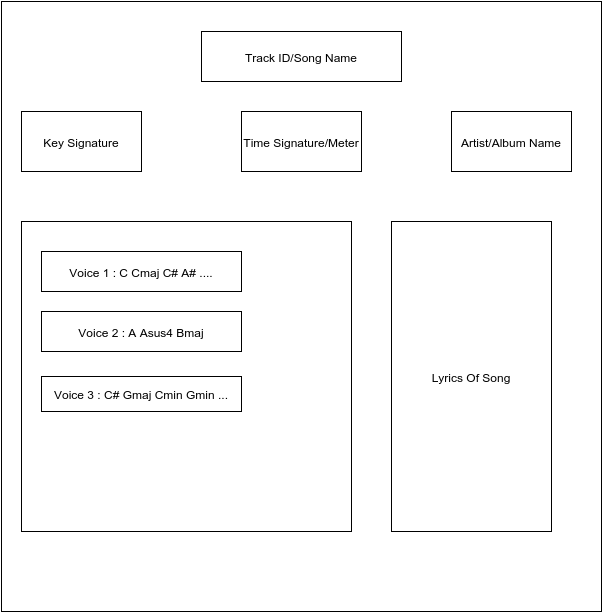
#> input picture ISMIR2016_tex_template/DocumentStructureOfModulo7.png, 603 x 613 px
$ python black_and_white.py DocumentStructureOfModulo7.png out.png   (Python 2 division)
#> lines starting #> are read from the running program, lines starting #| are printed output that depends on the picture; after the words box and inside, x2 and y2 are one past the last pixel; in counts of white or black regions, pixels touching at a corner belong together
from PIL import Image
import sys

if (len(sys.argv) < 3):
    print "Usage : python black_and_white.py inputFile outputFile"
    sys.exit(0)

image_file = Image.open(sys.argv[1]) # open colour image
#> image_file is the input picture: PIL image 603x613 RGBA; mean R, G, B, A 246.6, 246.6, 246.6, 253.3
image_file = image_file.convert('1') # convert image to black and white
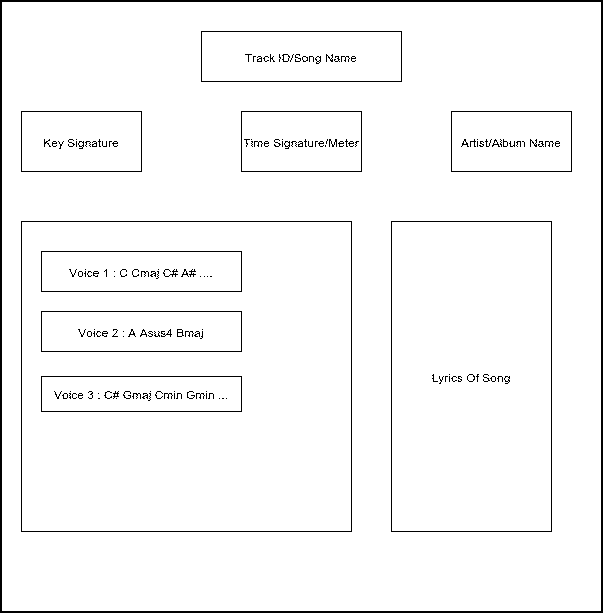
#> image_file: PIL image 603x613 1; 96.7% white; 161 black regions (116 under 20 px), largest, box (x1, y1, x2, y2) and area: (0, 0, 603, 613) 4848, (21, 221, 352, 532) 1280, (391, 221, 552, 532) 940
image_file.save(sys.argv[2])

$ run again, on ISMIR2016_tex_template/TimeTaken.png
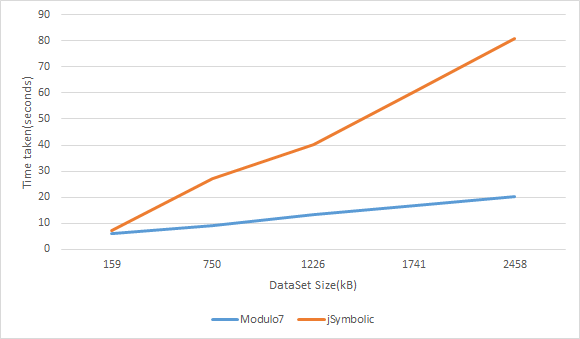
#> input picture ISMIR2016_tex_template/TimeTaken.png, 580 x 339 px
#> image_file is the input picture: PIL image 580x339 RGB; mean R, G, B 251.4, 251, 250.8
#> `image_file = image_file.convert('1')`:
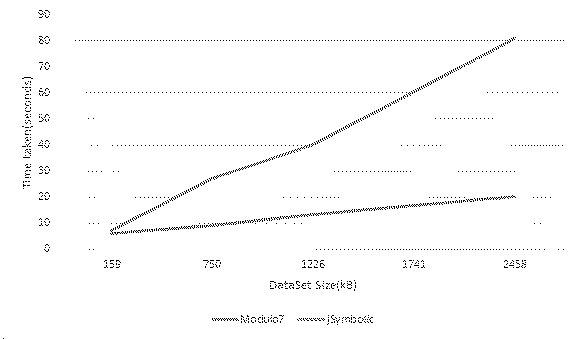
#> image_file: PIL image 580x339 1; 98.6% white; black in thin lines or dots
